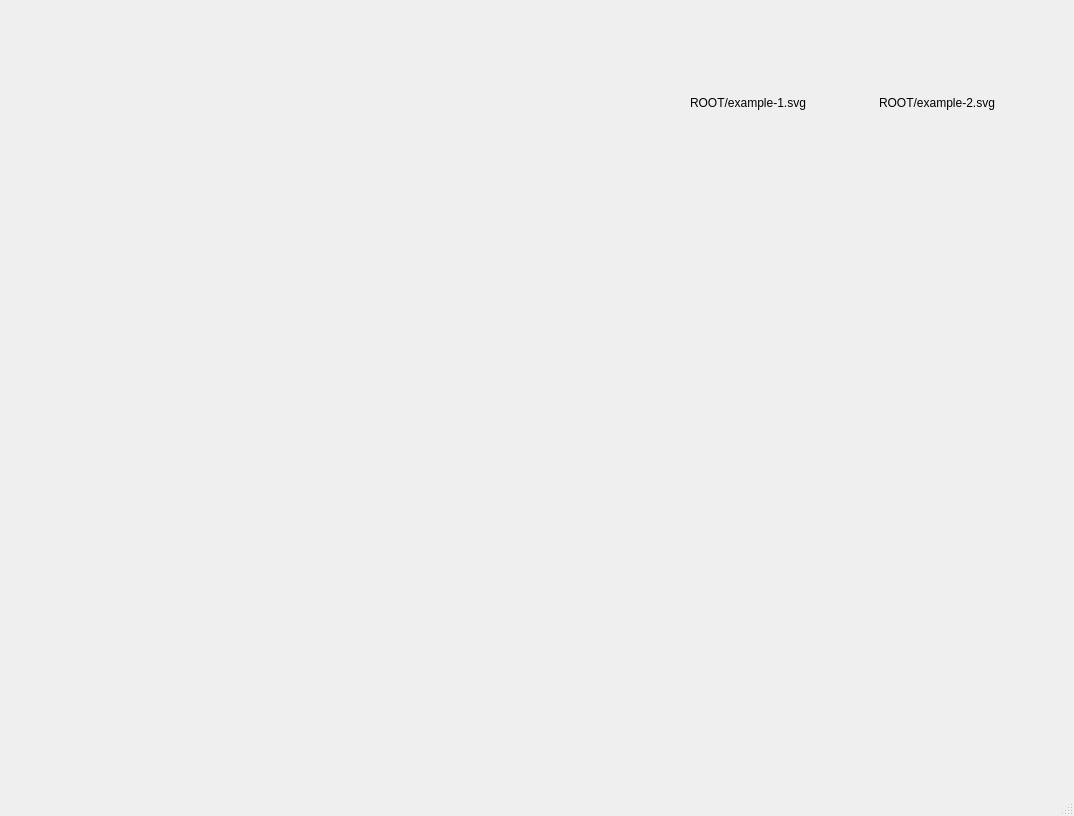
<?xml version="1.0" encoding="UTF-8"?>
<ui version="4.0">
 <class>MainWindow</class>
 <widget class="QMainWindow" name="MainWindow">
  <property name="geometry">
   <rect>
    <x>0</x>
    <y>0</y>
    <width>1074</width>
    <height>816</height>
   </rect>
  </property>
  <property name="windowTitle">
   <string>MainWindow</string>
  </property>
  <widget class="QWidget" name="centralwidget">
   <widget class="QWidget" name="verticalLayoutWidget">
    <property name="geometry">
     <rect>
      <x>20</x>
      <y>10</y>
      <width>571</width>
      <height>731</height>
     </rect>
    </property>
    <layout class="QVBoxLayout" name="matchBar"/>
   </widget>
   <widget class="QWidget" name="horizontalLayoutWidget">
    <property name="geometry">
     <rect>
      <x>690</x>
      <y>10</y>
      <width>371</width>
      <height>121</height>
     </rect>
    </property>
    <layout class="QHBoxLayout" name="horizontalLayout_2">
     <item>
      <layout class="QVBoxLayout" name="verticalLayout_2">
       <item>
        <widget class="QLabel" name="label">
         <property name="text">
          <string/>
         </property>
         <property name="pixmap">
          <pixmap>../icons/example-1.svg</pixmap>
         </property>
        </widget>
       </item>
       <item>
        <widget class="QLabel" name="label_3">
         <property name="text">
          <string>ROOT/example-1.svg</string>
         </property>
        </widget>
       </item>
      </layout>
     </item>
     <item>
      <layout class="QVBoxLayout" name="verticalLayout_3">
       <item>
        <widget class="QLabel" name="label_2">
         <property name="text">
          <string/>
         </property>
         <property name="pixmap">
          <pixmap>../icons/example-2.svg</pixmap>
         </property>
        </widget>
       </item>
       <item>
        <widget class="QLabel" name="label_5">
         <property name="text">
          <string>ROOT/example-2.svg</string>
         </property>
        </widget>
       </item>
      </layout>
     </item>
    </layout>
   </widget>
  </widget>
  <widget class="QMenuBar" name="menubar">
   <property name="geometry">
    <rect>
     <x>0</x>
     <y>0</y>
     <width>1074</width>
     <height>30</height>
    </rect>
   </property>
  </widget>
  <widget class="QStatusBar" name="statusbar"/>
 </widget>
 <resources/>
 <connections/>
</ui>
